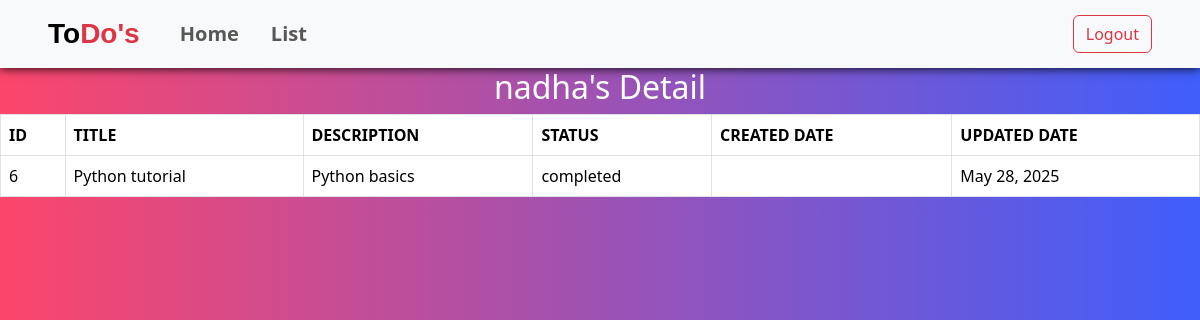
Page /todo/detail/6/ (signed in) on the committed database.
### Todoapp/models.py (models this page shows, shortened)
class Todo(models.Model):
    title = models.CharField(max_length=60)
    description = models.TextField()
    options  = {
    'pending' : 'pending',
    'completed' : 'completed',
    'ongoing' : 'ongoing'
    }
    status = models.CharField(max_length=50,choices=options)
    created_date = models.DateField(auto_now_add=True)
    updated_date=models.DateField(auto_now=True)
    user = models.ForeignKey(User,on_delete=models.CASCADE)

### Todoapp/views.py (the view)
# urls.py: path('todo/detail/<int:pk>/',views.TodoDetailView.as_view(),name='todo-detail'),
class TodoDetailView(View):
    def get (self,request,*args,**kwargs):
        id=kwargs.get("pk")
        todo_obj=Todo.objects.get(id=id,user=request.user)# only the particular user can see their detail of their own list
        return render (request,'tododetail.html',{'data':todo_obj})

### Todoapp/templates/tododetail.html (shortened to what this page needs)
{%extends 'base.html'%}
{%block main_block%}
<h2 style="text-align: center; color: white;">{{request.user}}'s Detail</h2>
    <table class="table table-bordered">
        <tr>
            <th>ID</th>
            <th>TITLE</th>
            <th>DESCRIPTION</th>
            <th>STATUS</th>
            <th>CREATED DATE</th>
            <th>UPDATED DATE</th>
        </tr>
        <tr>
            <td>{{data.id}}</td>
            <td>{{data.title}}</td>
            <td>{{data.description}}</td>
            <td>{{data.status}}</td>
            <td>{{data.created_data}}</td>
            <td>{{data.updated_date}}</td>
        </tr>
    </table>
{%endblock%}

### Todoapp/templates/base.html (style rules this page uses)
body { background: linear-gradient(90deg, #FC466B 0%, #3F5EFB 100%) }

### rows in the picture
Todo: id "6", title "Python tutorial", description "Python basics", status "completed", updated_date "May 28, 2025"

### other values in the picture
{{ request.user }} "nadha"
